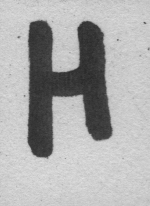
#> input picture sin_procesar/l00007_H.png, 150 x 206 px; its folder holds 4 pictures in this run
$ python images.py   (older library calls are emulated)
#> lines starting #> are read from the running program, lines starting #| are printed output that depends on the picture; after the words box and inside, x2 and y2 are one past the last pixel; in counts of white or black regions, pixels touching at a corner belong together
from sklearn.ensemble import RandomForestClassifier
from sklearn.datasets import make_classification
import matplotlib.image as img
import matplotlib.pyplot as plt
import scipy.misc
from os import listdir
from skimage import filters
from os.path import isfile, join
from PIL import Image, ImageFilter
from scipy import ndimage
import numpy as np
import cv2


for file in listdir("sin_procesar"):
	image = img.imread(join("sin_procesar",file))
#> image is the input picture: shape (206, 150) float32; min 0.161, max 0.89, mean 0.674
	num_atribs = len(image[0])*len(image)
#> num_atribs = 30900
	break
print("Atributos:",num_atribs)
#| Atributos: 30900
print("Ejemplos:",len(listdir("sin_procesar")))

dataset = np.zeros((len(listdir("sin_procesar")),num_atribs+1))

i = 0
for file in listdir("sin_procesar"):
	image = img.imread(join("sin_procesar",file))
	val = filters.threshold_otsu(image)
#> val = 0.513
	image =	(image>val)*255
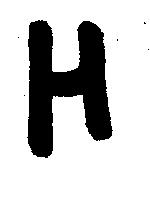
#> image: shape (206, 150) int64; 78.2% white; 6 black regions (5 under 20 px), largest, box (x1, y1, x2, y2) and area: (27, 20, 113, 158) 6735
	image = ndimage.median_filter(image, 3)
#> image: shape (206, 150) int64; 78.2% white; 1 black region, box (x1, y1, x2, y2) and area: (28, 20, 112, 158) 6736
	scipy.misc.imsave(join("procesado",file), image)
	image=np.reshape(image,(1,len(image[0])*len(image))).astype(int)
	image = np.asarray(image[0])

	if file[-5] =='A':
		image=np.append(image,0)
	elif file[-5] == 'B':
		image=np.append(image,1)
	elif file[-5] == 'C':
		image=np.append(image,2)
	elif file[-5] == 'D':
		image=np.append(image,3)
	elif file[-5] == 'E':
		image=np.append(image,4)
	elif file[-5] == 'F':
		image=np.append(image,5)
	elif file[-5] == 'G':
		image=np.append(image,6)
	elif file[-5] == 'H':
		image=np.append(image,7)
	elif file[-5] == 'I':
		image=np.append(image,8)
	elif file[-5] == 'J':
		image=np.append(image,9)

	dataset[i,:]=image

	i+=1
#> pass 2 of the loop `for file in listdir("sin_procesar"):`:
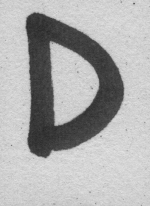
#> input picture sin_procesar/l00013_D.png, 150 x 206 px
#> image is the input picture: shape (206, 150) float32; min 0.153, max 0.89, mean 0.679
#> val = 0.529
#> `image =	(image>val)*255`:
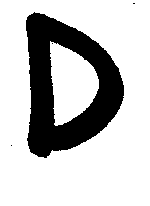
#> image: shape (206, 150) int64; 76.3% white; 4 black regions (3 under 20 px), largest, box (x1, y1, x2, y2) and area: (26, 12, 124, 158) 7330
#> pass 3 of the loop `for file in listdir("sin_procesar"):`:
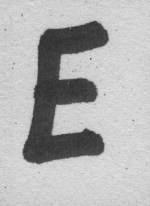
#> input picture sin_procesar/l00014_E.png, 150 x 206 px
#> image is the input picture: shape (206, 150) float32; min 0.169, max 0.902, mean 0.697
#> val = 0.534
#> `image =	(image>val)*255`:
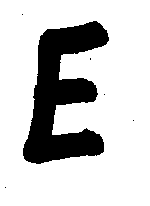
#> image: shape (206, 150) int64; 79.2% white; 6 black regions (5 under 20 px), largest, box (x1, y1, x2, y2) and area: (23, 21, 109, 164) 6427
#> the loop made 4 passes; the first 3 are shown


X = dataset[:,:-1]
y = dataset[:,-1]
#> y = [7, 3, 4, 7]
unique, counts = np.unique(y, return_counts=True)
#> unique = [3, 4, 7]; counts = [1, 1, 2]
ocurrencias=dict(zip(unique, counts))
#> ocurrencias = {3: 1, 4: 1, 7: 2}

print(ocurrencias)
#| {3.0: 1, 4.0: 1, 7.0: 2}


#print(X)
#print(y)

clf = RandomForestClassifier(n_estimators=100, max_depth=2, random_state=0)
clf.n_classes_=[0,1,2,3,4,5,6,7,8,9]

clf.fit(X[:np.floor(len(y)*0.9).astype(np.int64),:], y[:np.floor(len(y)*0.9).astype(np.int64)])

a = clf.predict(X[np.floor(len(y)*0.9).astype(np.int64):,:])
#> a = [3]
aux = a==y[np.floor(len(y)*0.9).astype(np.int64):]
#> aux = [False]
aciertos = np.sum(aux)
#> aciertos = 0
tasa_aciertos = aciertos*1./np.floor(len(y)*0.9).astype(np.int64)
#> tasa_aciertos = 0
print(aciertos)
#| 0
print(tasa_aciertos)
#| 0.0
